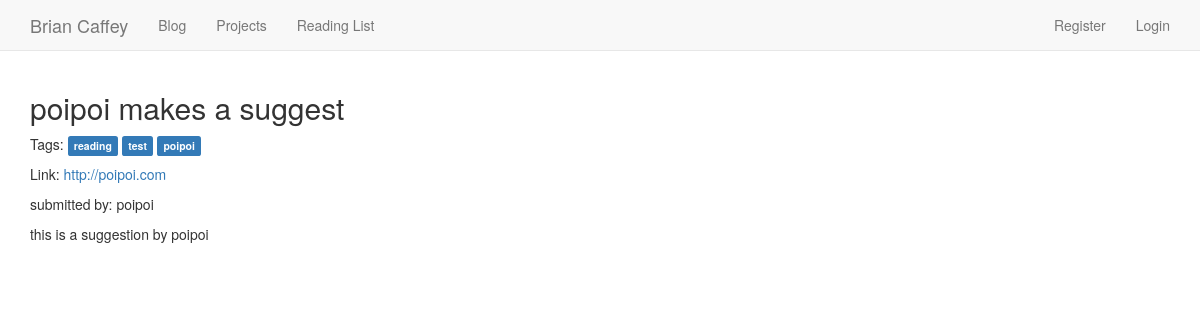
The page /readinglist/26/ on the database as committed earlier.
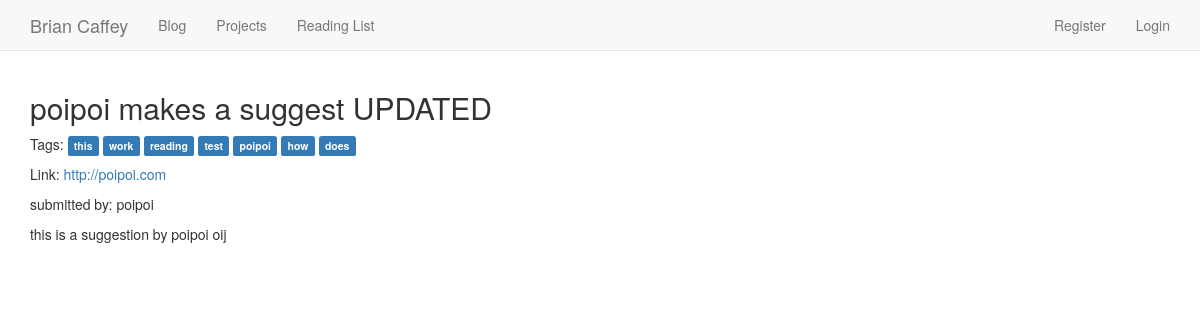
The same page on the database as committed later.
### readinglist/models.py (models this page shows, shortened)
class ReadingMaterial(models.Model):
    user = models.ForeignKey(User)
    name = models.CharField(max_length=200)
    description = models.CharField(max_length=1000)
    link = models.URLField(max_length=400, unique=True)
    tags = TaggableManager()
    class Meta:
        ordering = ['-pk']

### readinglist/views.py (the view)
# urls.py: url(r'^(?P<pk>[0-9]+)/$', view_item, name='view-item'),
def view_item(request, pk):
    obj = ReadingMaterial.objects.get(pk=pk)
    context = {
        'obj':obj,
    }
    return render(request, 'readinglist/view_item.html', context)

### readinglist/templates/readinglist/view_item.html
{% extends 'base.html' %}
{% load crispy_forms_tags %}
{% block content %}
<h2>{{ obj.name }}</h2>
<p>Tags:
  {%for tag in obj.tags.all %}
  <a href="{% url 'reading-list:tag-view' slug=tag.slug %}"><span class="label label-primary">{{ tag }}</span></a>
  {% endfor %}
</p>
<p>Link: <a href="{{ obj.link }}">{{ obj.link }}</a></p>
<p>submitted by: {{ obj.user }}</p>
<p>{{ obj.description }}</p>
{% endblock %}

Rows that differ between the two databases and show on the page:
changed ReadingMaterial "http://poipoi.com": name "poipoi makes a suggest" → "poipoi makes a suggest UPDATED"; description "this is a suggestion by poipoi" → "this is a suggestion by poipoi oij"
now on this page (row unchanged): Tag: name "this"
now on this page (row unchanged): Tag: name "work"
added Tag: name "how"
added Tag: name "does"
